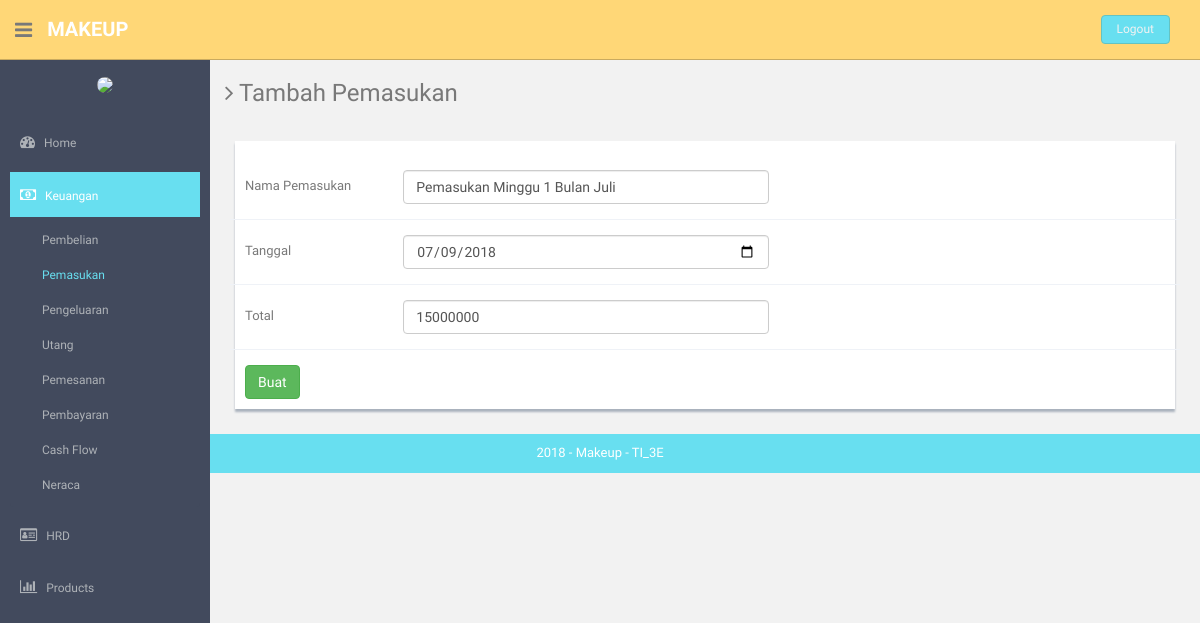
Screenshot of /index.php/pemasukan/update/4 with the database file from the repository.
### tables this page shows
CREATE TABLE `pemasukan` (
  `id_pemasukan` int(11) NOT NULL,
  `id_user` int(11) NOT NULL,
  `nama_pemasukan` varchar(100) NOT NULL,
  `tgl_pemasukan` date NOT NULL,
  `total_pemasukan` int(11) NOT NULL
);

### application/controllers/Pemasukan.php (called while the page is built, shortened)
<?php
class Pemasukan extends CI_Controller {
	public function __construct()
	{
		$this->load->helper('url','form');
		$this->load->library('form_validation');
		$this->load->model('produk_model');
		$this->load->model('pemasukan_model');
		$this->load->model('supplier_model');
		$this->load->helper('html');
		$this->load->library('image_lib');
	}
	public function update($id){
		$this->form_validation->set_rules('total_pemasukan','Harga Total','trim|required');
                $this->form_validation->set_rules('tanggal','Tanggal','trim|required');
		if($this->form_validation->run()==FALSE){
			$cek['status'] = array(
                        'home'=>'',
                        'hrd'=>'',
                        'keuangan'=>'active',
                        'produk'=>'',
                        'pembelian'=>'',
                        'pemasukan'=>'active',
                        'pengeluaran'=>'',
                        'utang'=>'',
                        'cash_flow'=>'',
                        'neraca'=>'',
                        'admin'=>'',
                        'gaji'=>'',
                        'golongan'=>'',
                        'absensi'=>'',
                        'user'=>'',
                        'barang'=>'',
                        'supplier'=>'',
                        'kategori'=>'',
                        );
                $object['pemasukan']=$this->pemasukan_model->getDataPemasukanId($id);
                $this->load->view('component/header',$cek);
                $this->load->view('Pemasukan/edit_pemasukan',$object);
                $this->load->view('component/footer');
		}else{
			$this->pemasukan_model->update($id);
			redirect('pemasukan','refresh');
		}
	}
}

### index.php (called while the page is built, shortened)
<?php
require_once BASEPATH.'core/CodeIgniter.php';

### application/models/Pemasukan_model.php (called while the page is built, shortened)
<?php
class Pemasukan_model extends CI_Model {
	public function getDataPemasukanId($id)
	{
		$this->db->where('id_pemasukan',$id);
		$query = $this->db->get('pemasukan');
		return $query->result();
	}
}

### application/views/Pemasukan/edit_pemasukan.php (the view, shortened to what this page needs)
  <section id="main-content">
      <section class="wrapper">
        <h3><i class="fa fa-angle-right"></i> Tambah Pemasukan</h3>
        <div class="row mt">
          <div class="col-lg-12">
              <div class="form-panel">
                  <br>
                   <?php
                    $attr = array('class' => 'form-horizontal style-form');
                   echo form_open_multipart('pemasukan/update/'.$this->uri->segment(3),$attr);?>
                     <div class="form-group">
                          <label class="col-sm-2 col-sm-2 control-label">Nama Pemasukan</label>
                          <div class="col-sm-5">
                              <input type="text" name="nama" class="form-control" value="<?php echo $pemasukan[0]->nama_pemasukan ?>">
                          </div>
                      </div>
                      <div class="form-group">
                          <label class="col-sm-2 col-sm-2 control-label">Tanggal</label>
                          <div class="col-sm-5">
                              <input type="date" name="tanggal" class="form-control" value="<?php echo $pemasukan[0]->tgl_pemasukan ?>">
                          </div>
                      </div>
                      <div class="form-group">
                          <label class="col-sm-2 col-sm-2 control-label">Total</label>
                          <div class="col-sm-5">
                              <input type="number" name="total_pemasukan" class="form-control" value="<?php echo $pemasukan[0]->total_pemasukan?>">
                          </div>
                      </div>
                      <input type="submit" class="btn btn-success" value="Buat" name="" id="">
              </div>
          </div>
        </div>
</section><! --/wrapper -->
  </section>

### assets/css/style.css (style rules this page uses)
body { color: #797979; background: #f2f2f2; font-family: 'Ruda', sans-serif; padding: 0px !important; margin: 0px !important; font-size:13px; }
.mt { margin-top: 25px; }
#main-content { margin-left: 210px; }
.wrapper { display: inline-block; margin-top: 60px; padding-left: 15px; padding-right: 15px; padding-bottom: 15px; padding-top: 0px; width: 100%; }
.form-panel { background: #ffffff; margin: 10px; padding: 10px; box-shadow: 0px 3px 2px #aab2bd; text-align: left; }
label { font-weight: 400; }
.form-horizontal.style-form .form-group { border-bottom: 1px solid #eff2f7; padding-bottom: 15px; margin-bottom: 15px; }
@media (min-width: 768px) { .form-horizontal .control-label { text-align: left; } }

### rows the page displays
pemasukan: nama "Pemasukan Minggu 1 Bulan Juli", tanggal "07/09/2018", total_pemasukan "15000000"
